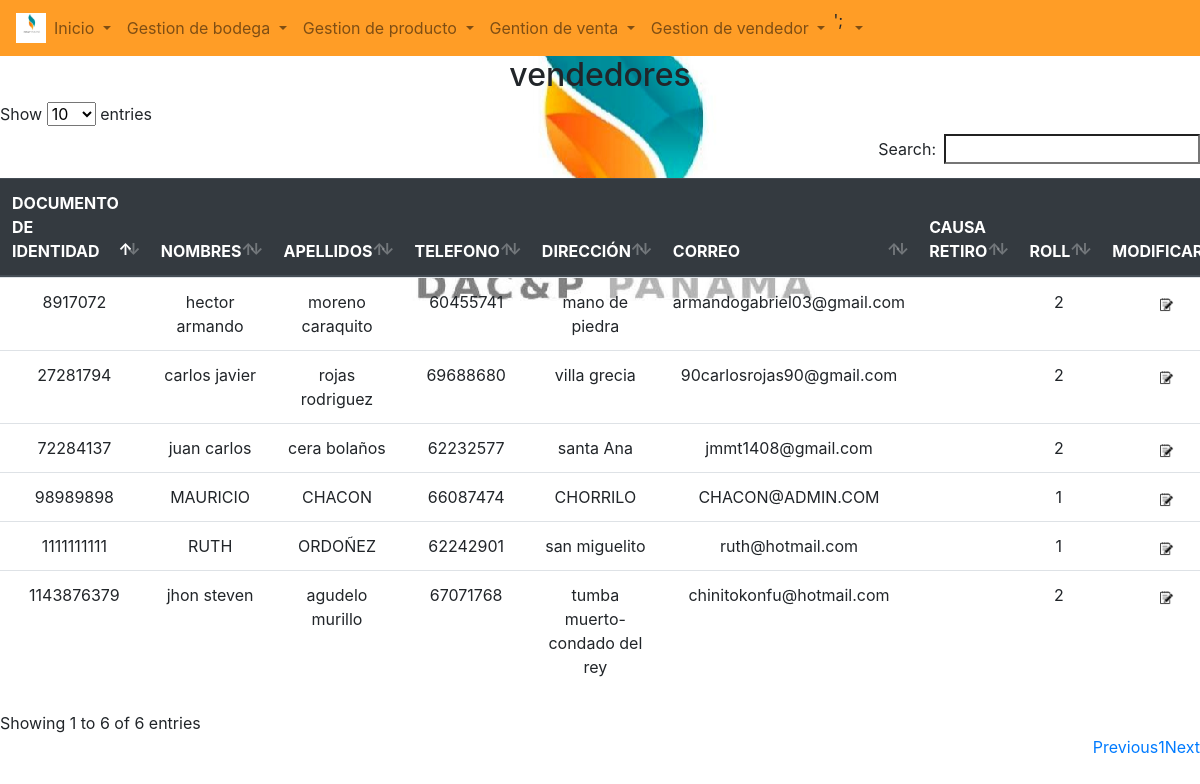
Page /form/form_con_vend.php on the committed database.
### tables this page shows
CREATE TABLE `vendedor` (
  `id_vendedor` int(15) NOT NULL,
  `nom_vendedor` varchar(40) NOT NULL,
  `apelli_vendedor` varchar(40) NOT NULL,
  `tel_vendedor` int(12) NOT NULL,
  `dire_vendedor` varchar(100) NOT NULL,
  `correo_vendedor` varchar(100) NOT NULL,
  `causa_retiro` varchar(1000) DEFAULT NULL,
  `user_roll` int(2) NOT NULL,
  `id_estado` int(2) DEFAULT 1
);

### config/querys.php (called while the page is built, shortened)
 <?php
  function agregar_producto($id,$producto,$descripcion,$can_min_bod,$estado)
  {
      $sql = "insert into producto(id_producto,nom_produc, des_produc,can_min_bod,id_estado)
    values ($id,'$producto','".$descripcion."',$can_min_bod,$estado)";
      return $sql;
  }function buscar_producto($producto){
      $sql = "select * from producto
      where nom_produc like '%" . $producto . "%' ;";
      return $sql;
  } function obtener_regis_pro($id_bodega){
  $sql="select b.id_producto,a.nom_produc,b.id_bodega,b.can_calle,b.costo_produc,b.valor_produc,b.can_egresa,b.can_devo,a.valor_mayorista,b.can_dispo,b.fecha_ingreso
             from bodega b
             join producto a
             on a.id_producto=b.id_producto
           where b.id_bodega= '" . $id_bodega . "' ;";
             return $sql;
             }function buscar_idproducto($id_produc){
      $sql = "select * from producto
      where id_producto='".$id_produc ."' ;";
      return $sql;
  } function modificar_producto($id,$producto,$descripcion,$can_min_bod)
  {
      $sql = "update producto set nom_produc='".$producto."',des_produc='".$descripcion."',can_min_bod='" . $can_min_bod . "'
      where id_producto='".$id."';";
      return $sql;
  }function agregar_vendedor($id,$nombres,$apellidos,$telefono,$direccion,$correo,$roll){
      $sql = "insert into vendedor (id_vendedor,nom_vendedor, apelli_vendedor,tel_vendedor,dire_vendedor,correo_vendedor,user_roll)
    values ('" . $id . "','" . $nombres . "','" . $apellidos . "','" . $telefono . "','" . $direccion . "','" . $correo . "','".$roll."');";
      return $sql;
  } function obtener_roll(){
      $sql = "select * from  roll_user;";
      return $sql;
  } function obtener_vendedor(){
    $sql="select  *  from  vendedor;";
       return $sql;
  }function obtener_venta(){
      $sql="select  *  from  no_ventas;";
      return $sql;
  }function agregar_no_venta($id, $transporte,$fecha,$pagadopendiente,$fecha_pendiente){
      $sql="insert into   no_ventas (id_venta,transporte,fecha_venta,fecha_pago,pagado_pendiente)
       values ('" . $id . "','" . $transporte . "','" . $fecha. "','" . $fecha_pendiente . "','".$pagadopendiente."');";
      return $sql;
  }function obtener_ventas()
  {
      $sql = "select * from no_ventas;";
      return $sql;
  }function activar_inv ($id) {
      $sql= "UPDATE bodega SET  id_estado = 1 WHERE id_bodega= '".$id."';";
      return $sql;
  }
?>

### form/form_con_vend.php (the view, shortened to what this page needs)
<?php
include_once  '../Config/querys.php';
include "cabecera.php";
include "maqueta.php";
$id_cone= conexion();
$Mostrar= obtener_vendedor();
$sql= mysqli_query($id_cone,$Mostrar);
?>
<!DOCTYPE html>
<html lang="es">
<head>
    <link rel="stylesheet" href="../css/bootstrap-4.4.1-dist/css/bootstrap.min.css">
    <link rel="stylesheet" type="text/css" href="../css/datatables.min.css">
</head>
<body>
<header>
    <div class="consinventario">
        <h2 ><center>vendedores</center></h2>
    </div>
</header>
<div class="table-responsive  table-hover" >
    <table class="table" id="tabla1">
        <thead   <thead class="thead-dark">
        <tr>
            <th>DOCUMENTO DE IDENTIDAD</th>
            <th>NOMBRES</th>
            <th>APELLIDOS </th>
            <th>TELEFONO</th>
            <th>DIRECCIÓN </th>
            <th>CORREO</th>
            <th>CAUSA RETIRO</th>
            <th>ROLL</th>
            <th>MODIFICAR</th>
        </tr>
        </thead>
        <tbody>
        <?php
        while($fila = Mysqli_fetch_array($sql)){
            ?>
            <tr>
                <td> <center> <?php echo $fila ['id_vendedor'] ?> </center> </td>
                <td> <center> <?php echo $fila['nom_vendedor'] ?>  </center> </td>
                <td> <center> <?php echo $fila ['apelli_vendedor']?> </center> </td>
                <td> <center> <?php echo $fila ['tel_vendedor']?> </center> </td>
                <td> <center> <?php echo $fila['dire_vendedor'] ?>  </center> </td>
                <td> <center> <?php echo $fila['correo_vendedor'] ?>  </center> </td>
                <td> <center> <?php echo $fila['causa_retiro'] ?>  </center> </td>
                <td> <center> <?php echo $fila['user_roll'] ?>  </center> </td>
                <?php  echo "<td> <center>  <a href='../form/form_modifica_vendedor.php?id_vendedor=".$fila['id_vendedor']."'>" ?>
                <img title="Modificar Usuario" src="../img/modificar.png" style="width:15px;height:15px;"></center></a></td>
            </tr>
            <?php
        }
        ?>
        </tbody>
</div>
</body>
</body>
</html>

### form/cabecera.php (shortened to what this page needs)
<!DOCTYPE html>
<html lang="es">
<head>
    <link rel="stylesheet" type="text/css" href="../css/bootstrap.min.css">
</head>
<body>
</body>
</html>

### form/maqueta.php (shortened to what this page needs)
<!DOCTYPE html>
<html lang="es">
	<head>
		<link rel="stylesheet" href="../css/estilosmaq.css"/>
		<?php
		include_once 'cabecera.php';
		?>
	</head>
    <body>
		<nav class="navbar navbar-expand-lg navbar-light bg-light">
   <img src="../imagenes/logo.png" width="30" height="30" class="d-inline-block align-top" alt="" loading="lazy">
  <div class="collapse navbar-collapse" id="navbarSupportedContent">
    <ul class="navbar-nav mr-auto">
			<li class="nav-item dropdown">
        <a class="nav-link dropdown-toggle" href="#" id="navbarDropdown" role="button" data-toggle="dropdown" aria-haspopup="true" aria-expanded="false">
          Inicio
        </a>
      </li>
      <li class="nav-item dropdown">
        <a class="nav-link dropdown-toggle" href="#" id="navbarDropdown" role="button" data-toggle="dropdown" aria-haspopup="true" aria-expanded="false">
          Gestion de bodega
        </a>
      </li>
			<li class="nav-item dropdown">
        <a class="nav-link dropdown-toggle" href="#" id="navbarDropdown" role="button" data-toggle="dropdown" aria-haspopup="true" aria-expanded="false">
          Gestion de producto
        </a>
      </li>
			<li class="nav-item dropdown">
        <a class="nav-link dropdown-toggle" href="#" id="navbarDropdown" role="button" data-toggle="dropdown" aria-haspopup="true" aria-expanded="false">
          Gention de venta
        </a>
      </li>
			<li class="nav-item dropdown">
						<a class="nav-link dropdown-toggle" href="#" id="navbarDropdown" role="button" data-toggle="dropdown" aria-haspopup="true" aria-expanded="false">
							Gestion de vendedor
						</a>
						</li>';
			<li class="nav-item dropdown">
				<a class="nav-link dropdown-toggle" href="#" id="navbarDropdown" role="button" data-toggle="dropdown" aria-haspopup="true" aria-expanded="false">
				</a>
			</li>
    </ul>
</div>
</nav>
	</body>
</html>

### css/estilosmaq.css (style rules this page uses)
body { background-repeat: no-repeat; background-image: url(../imagenes/logo.png); background-position: 50% -30%; overflow-x: hidden; }

### rows in the picture
vendedor: id_vendedor "8917072", nom_vendedor "hector armando", apelli_vendedor "moreno caraquito", tel_vendedor "60455741", dire_vendedor "mano de piedra", correo_vendedor "armandogabriel03@gmail.com", user_roll "2"
vendedor: id_vendedor "27281794", nom_vendedor "carlos javier", apelli_vendedor "rojas rodriguez", tel_vendedor "69688680", dire_vendedor "villa grecia", correo_vendedor "90carlosrojas90@gmail.com", user_roll "2"
vendedor: id_vendedor "72284137", nom_vendedor "juan carlos", apelli_vendedor "cera bolaños", tel_vendedor "62232577", dire_vendedor "santa Ana", correo_vendedor "jmmt1408@gmail.com", user_roll "2"
vendedor: id_vendedor "98989898", nom_vendedor "MAURICIO", apelli_vendedor "CHACON", tel_vendedor "66087474", dire_vendedor "CHORRILO", correo_vendedor "CHACON@ADMIN.COM", user_roll "1"
vendedor: id_vendedor "1111111111", nom_vendedor "RUTH", apelli_vendedor "ORDOÑEZ", tel_vendedor "62242901", dire_vendedor "san miguelito", correo_vendedor "ruth@hotmail.com", user_roll "1"
vendedor: id_vendedor "1143876379", nom_vendedor "jhon steven", apelli_vendedor "agudelo murillo", tel_vendedor "67071768", dire_vendedor "tumba muerto-condado del rey", correo_vendedor "chinitokonfu@hotmail.com", user_roll "2"
